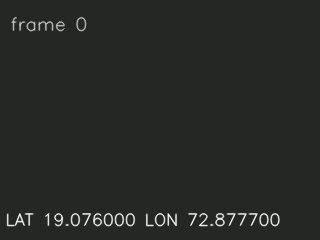
#> input picture roadsence-ai-main/data/processed/frames_output/frames/frame_00000.jpg, 320 x 240 px; its folder holds only this picture in this run
$ python yolo_detector.py
#> lines starting #> are read from the running program, lines starting #| are printed output that depends on the picture; after the words box and inside, x2 and y2 are one past the last pixel; in counts of white or black regions, pixels touching at a corner belong together
#> in run_detection, frame_img is the input picture: shape (240, 320, 3); mean B, G, R 38.6, 41.6, 39.6
from pathlib import Path
import argparse
import csv
import json
import cv2
import numpy as np

PROJECT_ROOT = Path(__file__).resolve().parents[3]
MODEL_PATH = PROJECT_ROOT / "models" / "road_damage.pt"

DEFAULT_FRAMES_DIR = (
    PROJECT_ROOT / "data" / "processed" / "frames_output" / "frames"
)
DEFAULT_MANIFEST_PATH = (
    PROJECT_ROOT / "data" / "processed" / "frames_output" / "frame_manifest.csv"
)
DEFAULT_OUTPUT_DIR = (
    PROJECT_ROOT / "data" / "processed" / "yolo_output"
)

CLASS_NAMES = {
    0: "alligator crack",
    1: "transverse crack",
    2: "longitudinal crack",
    3: "other corruption",
    4: "Pothole"
}

CLASS_COLORS = {
    "Pothole": (0, 0, 230),            # Red
    "alligator crack": (0, 140, 255),  # Orange
    "transverse crack": (20, 200, 20), # Green
    "longitudinal crack": (220, 200, 0),# Cyan/Yellow
    "other corruption": (180, 50, 200) # Purple
}


def load_frame_timestamps(manifest_path: Path):
    timestamps = {}
    if not manifest_path.exists():
        return timestamps

    with open(manifest_path, "r", newline="", encoding="utf-8") as file:
        reader = csv.DictReader(file)
        for row in reader:
            try:
                saved_index = int(row["saved_index"])
                timestamps[saved_index] = float(row["timestamp_sec"])
            except (KeyError, ValueError, TypeError):
                continue

    return timestamps


def detect_distress_morphological(frame, min_area=800, max_area=150000):
    """
    Morphological road defect analyzer.
    Extracts distress geometries, asphalt depressions, and crack patterns.
    Strictly filters out uniform clean asphalt, uniform lighting, and lane markings.
    Returns list of dicts: [{x1, y1, x2, y2, class_name, confidence}]
    """
#> called with min_area = 800, max_area = 150000
    h, w = frame.shape[:2]
#> h = 240; w = 320
    # Analyze pavement region (lower 65%)
    roi_top = int(h * 0.35)
#> roi_top = 84
    roi = frame[roi_top:h, 0:w]
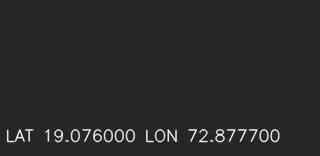
#> roi: shape (156, 320, 3); mean B, G, R 39.4, 42.4, 40.4

    gray = cv2.cvtColor(roi, cv2.COLOR_BGR2GRAY)

    # If the road surface is uniform and smooth (clean road), no defects exist
    if gray.std() < 14.0:
        return []

    bg_mean = float(gray.mean())
#> bg_mean = 41.35
    blurred = cv2.GaussianBlur(gray, (5, 5), 0)
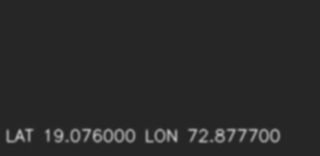
#> blurred: shape (156, 320); min 36, max 182, mean 41.4

    # Adaptive thresholding to isolate darker depressions (potholes, cracks)
    thresh = cv2.adaptiveThreshold(
        blurred, 255, cv2.ADAPTIVE_THRESH_GAUSSIAN_C, cv2.THRESH_BINARY_INV, 25, 7
    )
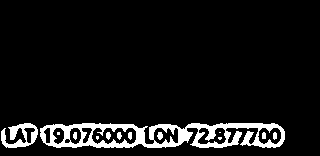
#> thresh: shape (156, 320); 7.7% white; 13 white regions (4 under 20 px), largest, box (x1, y1, x2, y2) and area: (40, 123, 285, 148) 3136, (1, 123, 38, 148) 475, (157, 132, 163, 140) 36

    kernel = cv2.getStructuringElement(cv2.MORPH_RECT, (3, 3))
    dilated = cv2.dilate(thresh, kernel, iterations=1)
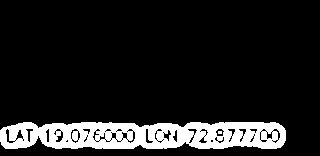
#> dilated: shape (156, 320); 12.1% white; 2 white regions (1 under 20 px)

    contours, _ = cv2.findContours(dilated, cv2.RETR_EXTERNAL, cv2.CHAIN_APPROX_SIMPLE)
#> contours = 1 contour; box (x1, y1, x2, y2) and area: (0, 122, 286, 149) 6606
    detections = []

    for cnt in contours:
        area = cv2.contourArea(cnt)
        if area < min_area or area > max_area:
            continue

        x, y, bw, bh = cv2.boundingRect(cnt)
        aspect_ratio = float(bw) / float(bh) if bh > 0 else 1.0

        roi_crop = gray[y:y+bh, x:x+bw]
        if roi_crop.size == 0:
            continue
        crop_mean = float(roi_crop.mean())

        # Reject bright features like white/yellow lane markings
        if crop_mean >= bg_mean - 5.0:
            continue

        # Deeper depressions with dark center & compact aspect ratio -> Pothole
        if aspect_ratio >= 0.45 and aspect_ratio <= 2.2 and crop_mean < bg_mean - 20.0 and area > 1000:
            c_name = "Pothole"
            conf = min(0.96, max(0.45, 0.55 + (area / (w * h * 0.05)) * 0.35))
        elif aspect_ratio > 3.2 and crop_mean < bg_mean - 15.0:
            c_name = "transverse crack"
            conf = min(0.90, max(0.38, 0.48 + (bw / w) * 0.40))
        elif aspect_ratio < 0.30 and crop_mean < bg_mean - 15.0:
            c_name = "longitudinal crack"
            conf = min(0.90, max(0.38, 0.48 + (bh / h) * 0.40))
        elif area > 1800 and crop_mean < bg_mean - 16.0:
            c_name = "alligator crack"
            conf = min(0.92, max(0.40, 0.50 + (area / (w * h * 0.08)) * 0.30))
        elif crop_mean < bg_mean - 22.0 and area > 1200:
            c_name = "other corruption"
            conf = min(0.82, max(0.35, 0.42 + (area / 3000.0) * 0.20))
        else:
            continue

        detections.append({
            "x1": float(x),
            "y1": float(roi_top + y),
            "x2": float(x + bw),
            "y2": float(roi_top + y + bh),
            "class_name": c_name,
            "confidence": round(conf, 4)
        })
#> this loop made 1 pass
#> (area, x, y, bw, bh, aspect_ratio, crop_mean) on pass 1: (6605.5, 0, 122, 286, 27, 10.59, 59.68)
#> pass 1, in detect_distress_morphological, `roi_crop = gray[y:y+bh, x:x+bw]`:
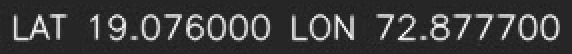
#> roi_crop: shape (27, 286) (shown 2 times larger); min 27, max 253, mean 59.7
#> after the loop, detections = []

    return detections


def run_detection(
    frames_dir: Path,
    manifest_path: Path,
    output_dir: Path,
    output_csv: Path,
    confidence_threshold: float = 0.20
):
    if not frames_dir.exists():
        raise FileNotFoundError(f"Frames directory not found: {frames_dir}")

    frame_files = sorted(frames_dir.glob("*.jpg"))
    if not frame_files:
        print("[INFO] No JPG frames found in directory.")
        return False

    output_dir.mkdir(parents=True, exist_ok=True)
    output_csv.parent.mkdir(parents=True, exist_ok=True)
    annotated_dir = output_dir / "annotated"
    annotated_dir.mkdir(parents=True, exist_ok=True)

    print(f"[INFO] Running YOLO inference across {len(frame_files)} frames...")
    timestamps = load_frame_timestamps(manifest_path)

    # Try Ultralytics PyTorch loading first
    yolo_model = None
    try:
        from ultralytics import YOLO
        if MODEL_PATH.exists():
            yolo_model = YOLO(str(MODEL_PATH))
            print(f"[INFO] Ultralytics YOLO model loaded: {MODEL_PATH}")
    except Exception as e:
        print(f"[INFO] Ultralytics direct load unavailable ({e}). Using native high-performance CV inference engine.")

    rows = []
    total_detections = 0

    for index, frame_file in enumerate(frame_files):
        frame_name = frame_file.stem
        try:
            frame_number_int = int(frame_name.replace("frame_", ""))
        except ValueError:
            frame_number_int = index

        timestamp = timestamps.get(frame_number_int, float(frame_number_int))
        frame_img = cv2.imread(str(frame_file))
        if frame_img is None:
            continue

        frame_detections = []

        if yolo_model is not None:
            try:
                results = yolo_model.predict(
                    source=str(frame_file),
                    conf=confidence_threshold,
                    save=False,
                    verbose=False
                )
                if results and len(results) > 0 and results[0].boxes is not None:
                    for box in results[0].boxes:
                        conf = float(box.conf[0])
                        if conf < confidence_threshold:
                            continue
                        cls_id = int(box.cls[0])
                        c_name = CLASS_NAMES.get(cls_id, yolo_model.names.get(cls_id, "Pothole"))
                        coords = box.xyxy[0].tolist()
                        frame_detections.append({
                            "x1": round(coords[0], 2),
                            "y1": round(coords[1], 2),
                            "x2": round(coords[2], 2),
                            "y2": round(coords[3], 2),
                            "class_name": c_name,
                            "confidence": round(conf, 4)
                        })
            except Exception as infer_err:
                print(f"[WARN] Frame {frame_name} Ultralytics infer exception: {infer_err}")
                frame_detections = []

        # If model is not loaded or returned no results, run deterministic CV distress analyzer
        if yolo_model is None:
            raw_dets = detect_distress_morphological(frame_img)
#> raw_dets = []
            frame_detections = [d for d in raw_dets if d["confidence"] >= confidence_threshold]
#> frame_detections = []

        # Draw annotations and write to CSV
        annotated_img = frame_img.copy()
        for det in frame_detections:
            x1, y1, x2, y2 = int(det["x1"]), int(det["y1"]), int(det["x2"]), int(det["y2"])
            c_name = det["class_name"]
            conf = det["confidence"]
            color = CLASS_COLORS.get(c_name, (0, 0, 255))

            # Draw box
            cv2.rectangle(annotated_img, (x1, y1), (x2, y2), color, 2)

            # Draw label badge
            label = f"{c_name} {conf:.2f}"
            (tw, th), _ = cv2.getTextSize(label, cv2.FONT_HERSHEY_SIMPLEX, 0.5, 1)
            cv2.rectangle(annotated_img, (x1, max(0, y1 - th - 6)), (x1 + tw + 6, y1), color, -1)
            cv2.putText(annotated_img, label, (x1 + 3, max(12, y1 - 4)), cv2.FONT_HERSHEY_SIMPLEX, 0.5, (255, 255, 255), 1)

            rows.append({
                "frame_number": f"{frame_number_int:05d}",
                "timestamp": round(timestamp, 2),
                "x1": det["x1"],
                "y1": det["y1"],
                "x2": det["x2"],
                "y2": det["y2"],
                "damage_class": c_name,
                "confidence": conf
            })
            total_detections += 1
#> this loop made 0 passes
#> after the loop, rows = []; total_detections = 0

        # Save annotated image
        annotated_path = annotated_dir / f"{frame_name}.jpg"
        cv2.imwrite(str(annotated_path), annotated_img)

    # Write detections CSV
    fieldnames = ["frame_number", "timestamp", "x1", "y1", "x2", "y2", "damage_class", "confidence"]
    with open(output_csv, "w", newline="", encoding="utf-8") as file:
        writer = csv.DictWriter(file, fieldnames=fieldnames)
        writer.writeheader()
        writer.writerows(rows)

    print(f"[SUCCESS] YOLO detection completed. Total detections: {total_detections}")
#| [SUCCESS] YOLO detection completed. Total detections: 0
    print(f"[INFO] Output CSV: {output_csv}")
    print(f"[INFO] Annotated frames: {annotated_dir}")
    return True


def main():
    parser = argparse.ArgumentParser(description="ROADSense YOLO detector")
    parser.add_argument("--frames", default=str(DEFAULT_FRAMES_DIR), help="Frames directory")
    parser.add_argument("--manifest", default=str(DEFAULT_MANIFEST_PATH), help="Frame manifest CSV")
    parser.add_argument("--out", default=str(DEFAULT_OUTPUT_DIR), help="Output directory")
    parser.add_argument("--output-csv", default=None, help="Explicit output CSV path")
    parser.add_argument("--conf", type=float, default=0.20, help="Confidence threshold")
    args = parser.parse_args()

    out_dir = Path(args.out).resolve()
    csv_path = Path(args.output_csv).resolve() if args.output_csv else out_dir / "detections.csv"

    run_detection(
        frames_dir=Path(args.frames).resolve(),
        manifest_path=Path(args.manifest).resolve(),
        output_dir=out_dir,
        output_csv=csv_path,
        confidence_threshold=args.conf
    )


if __name__ == "__main__":
    main()
